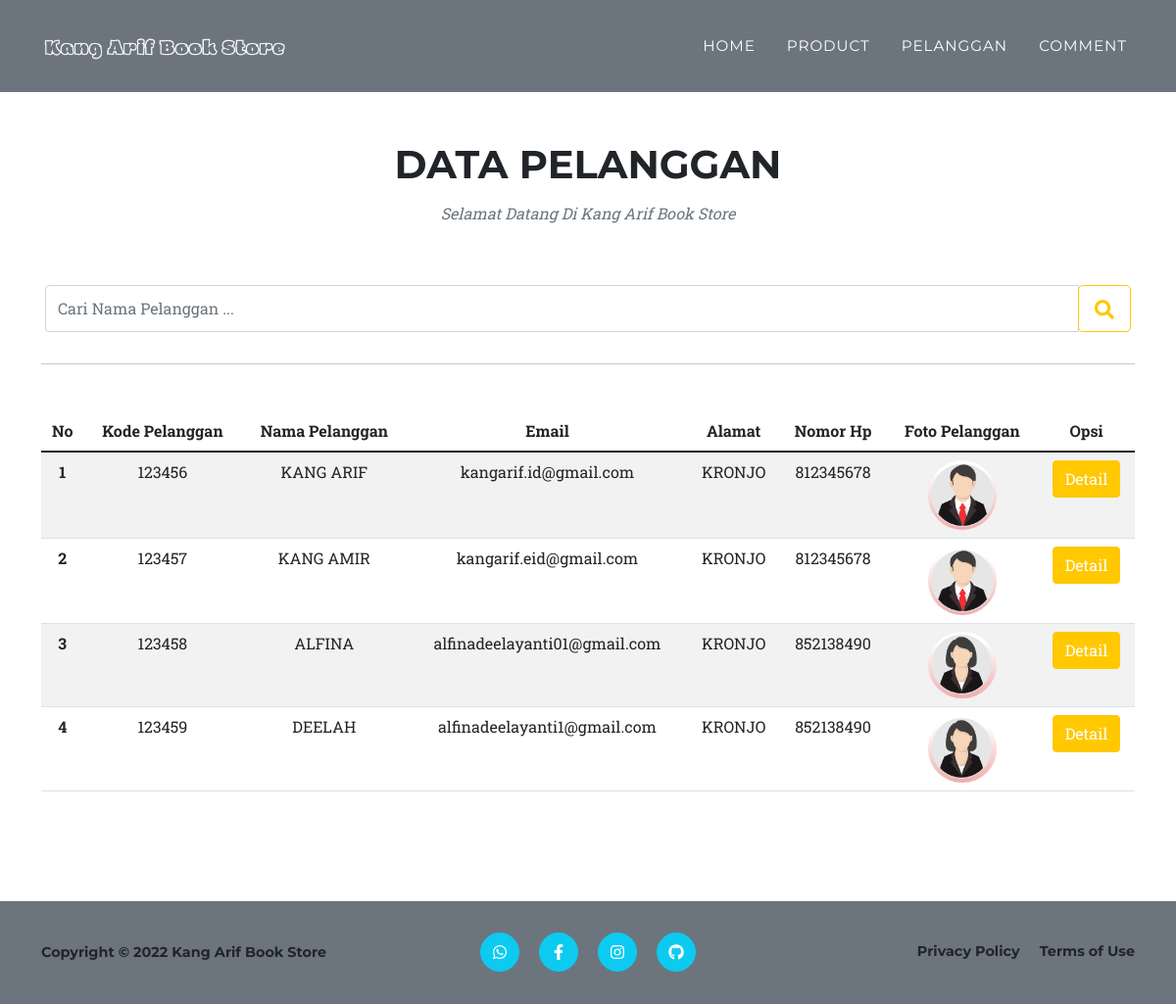
Screenshot of /portfolio.php with the database file from the repository.
### tables this page shows
CREATE TABLE `db_pelanggan` (
  `id` int(10) NOT NULL,
  `kd_pelanggan` int(20) NOT NULL,
  `nama_pelanggan` varchar(50) NOT NULL,
  `email` varchar(30) NOT NULL,
  `alamat` varchar(100) NOT NULL,
  `no_hp` int(20) NOT NULL,
  `gambar_pelanggan` varchar(5000) NOT NULL
);

### function.php (called while the page is built, shortened)
<?php
$conn = mysqli_connect('localhost', 'root', '', 'uas_1904030048');
function query($query)
{
    global $conn;
    $result = mysqli_query($conn, $query);
    $rows = [];
    while ($row = mysqli_fetch_assoc($result)) {
        $rows[] = $row;
    }
    return $rows;
}

### portfolio.php (the view, shortened to what this page needs)
<?php
  require 'function.php';
  $pelanggan = query("SELECT * FROM db_pelanggan");
?>
<!DOCTYPE html>
<html lang="en">
  <head>
    <link href="css/styles.css" rel="stylesheet" />
  </head>
  <body id="page-top">
    <nav class="navbar navbar-expand-lg navbar-light bg-secondary fixed-top" id="mainNav">
      <div class="container">
        <a class="navbar-brand" href="#page-top"><img src="assets/img/navbar-logo.png" alt="..." /></a>
        <div class="collapse navbar-collapse" id="navbarResponsive">
          <ul class="navbar-nav text-uppercase ms-auto py-4 py-lg-0">
            <li class="nav-item"><a class="nav-link" href="index.php">Home</a></li>
            <li class="nav-item"><a class="nav-link" href="services.php">Product</a></li>
            <li class="nav-item"><a class="nav-link" href="portfolio.php">Pelanggan</a></li>
            <li class="nav-item"><a class="nav-link" href="contact.php">Comment</a></li>
          </ul>
        </div>
      </div>
    </nav>
    <section class="page-section" id="portfolio">
      <div class="container justify-content-center">
        <div class="text-center mt-5">
          <h2 class="section-heading text-uppercase">DATA PELANGGAN</h2>
          <h3 class="section-subheading text-muted">Selamat Datang Di Kang Arif Book Store</h3>
        </div>
        <div class="row">
          <div class="col px-3">
            <form method="POST" action="">
              <div class="input-group mb-3">
                <input type="text" id="keyword" name="keyword" class="form-control input-text" placeholder="Cari Nama Pelanggan ..." autocomplete="off" aria-label="Recipient's username" aria-describedby="basic-addon2"/>
                <div class="input-group-append">
                  <button class="btn btn-outline-warning btn-lg" type="submit" name="search"><i class="fa fa-search"></i></button>
                </div>
              </div>
            </form>
          </div>
        </div>
        <table class="table table-striped text-center mt-5">
          <thead><hr>
            <tr>
              <th scope="col">No</th>
              <th scope="col">Kode Pelanggan</th>
              <th scope="col">Nama Pelanggan</th>
              <th scope="col">Email</th>
              <th scope="col">Alamat</th>
              <th scope="col">Nomor Hp</th>
              <th scope="col">Foto Pelanggan</th>
              <th scope="col">Opsi</th>
            </tr>
          </thead>
          <tbody>
            <?php $no = 1; ?>
              <?php foreach ($pelanggan as $pelanggann) : ?>
                <tr>
                  <th scope="row"><?php echo $no; ?></th>
                  <td><?php echo $pelanggann['kd_pelanggan']; ?></td>
                  <td><?php echo $pelanggann['nama_pelanggan']; ?></td>
                  <td><?php echo $pelanggann['email']; ?></td>
                  <td><?php echo $pelanggann['alamat']; ?></td>
                  <td><?php echo $pelanggann['no_hp']; ?></td>
                  <td><img class="rounded-circle" src="image/<?php echo $pelanggann['gambar_pelanggan']; ?>" width="70px"></td>
                  <td><a href="detail_pelanggan.php?id=<?= $pelanggann['id']; ?>" class="btn btn-warning" role="button">Detail</a></td>
                </tr>
                <?php $no++ ?>
            <?php endforeach ?>
          </tbody>
        </table>
      </div>
    </section>
    <footer class="footer fw-bold bg-secondary py-4">
      <div class="container">
        <div class="row align-items-center">
          <div class="col-lg-4 mt-3 text-lg-start">
            <p>Copyright &copy; <script>document.write(new Date().getFullYear())</script> Kang Arif Book Store</p>
          </div>
          <div class="col-lg-4 my-3 my-lg-0">
            <a class="btn btn-info btn-social mx-2" href="https://wa.me/6285213849075"><i class="fab fa-whatsapp"></i></a>
            <a class="btn btn-info btn-social mx-2" href="https://www.facebook.com/kangarif.eid"><i class="fab fa-facebook-f"></i></a>
            <a class="btn btn-info btn-social mx-2" href="https://instagram.com/kangarif.id"><i class="fab fa-instagram"></i></a>
            <a class="btn btn-info btn-social mx-2" href="https://github.com/kangarifeid"><i class="fab fa-github"></i></a>
          </div>
          <div class="col-lg-4 text-lg-end">
            <a class="link-dark text-decoration-none me-3" href="#!">Privacy Policy</a>
            <a class="link-dark text-decoration-none" href="#!">Terms of Use</a>
          </div>
        </div>
      </div>
    </footer>
  </body>
</html>

### rows the page displays
db_pelanggan: kd_pelanggan "123456", nama_pelanggan "KANG ARIF", email "kangarif.id@gmail.com", alamat "KRONJO", no_hp "812345678", gambar_pelanggan (picture)
db_pelanggan: kd_pelanggan "123457", nama_pelanggan "KANG AMIR", email "kangarif.eid@gmail.com", alamat "KRONJO", no_hp "812345678", gambar_pelanggan (picture)
db_pelanggan: kd_pelanggan "123458", nama_pelanggan "ALFINA", email "alfinadeelayanti01@gmail.com", alamat "KRONJO", no_hp "852138490", gambar_pelanggan (picture)
db_pelanggan: kd_pelanggan "123459", nama_pelanggan "DEELAH", email "alfinadeelayanti1@gmail.com", alamat "KRONJO", no_hp "852138490", gambar_pelanggan (picture)
